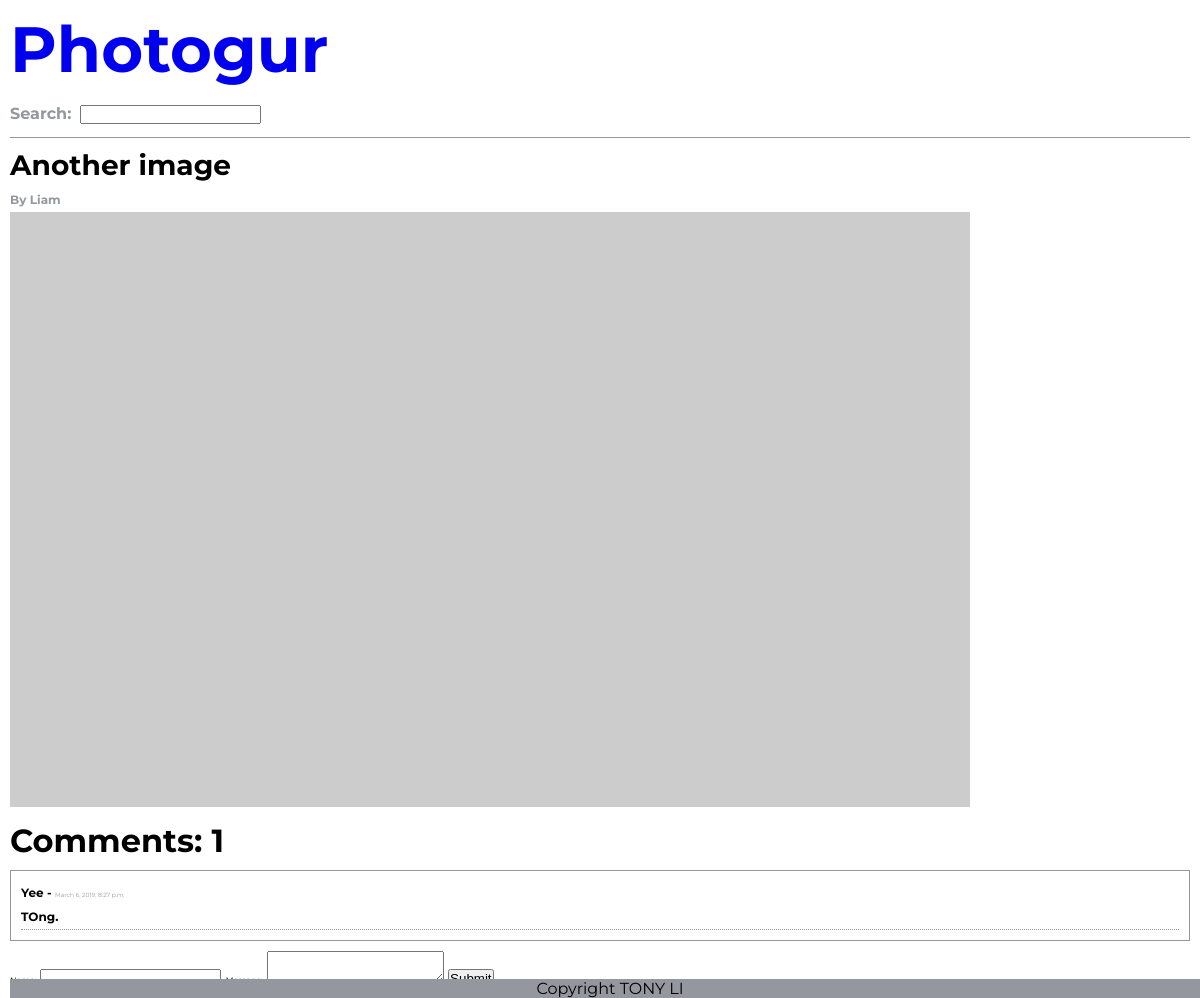
The app's page /pictures/6 with its own data.
### photogur/models.py (models this page shows, shortened)
class Picture(models.Model):
    title = models.CharField(max_length=255)
    artist = models.CharField(max_length=255)
    url = models.CharField(max_length=255)

class Comment(models.Model):
    name = models.CharField(max_length=255)
    created_at = models.DateTimeField(auto_now_add=True)
    message = models.TextField()
    picture = models.ForeignKey(Picture, on_delete=models.CASCADE, related_name='comments')

### photogur/views.py (the view)
# urls.py: path('pictures/<int:id>', picture_show, name='picture_details'),
def picture_show(request, id):
    picture = Picture.objects.get(pk=id)
    comments = picture.comments.all()
    context = {
        'picture': picture,
        'comments': comments
    }
    response = render(request, 'picture.html', context)
    return HttpResponse(response)

### photogur/templates/picture.html (shortened to what this page needs)
{% extends 'base.html' %}
{% block content %}
  <div class="title">
    <h2> {{picture.title}} </h2>
    <h3> By {{picture.artist}} </h3>
  </div>
  <div class="individual-image">
    <li>
      <img src="{{picture.url}}" alt="">
    </li>
  </div>
    <h1 class="comment-count">Comments: {{ picture.comments.count }}</h1>
    <div class="comment-section">
      <ul>
        {% for comment in comments%}
          <li>
            <h3>{{ comment.name }} - <span>{{ comment.created_at }}</span></h3>
            <h4>{{ comment.message }}.</h4>
          </li>
        {% endfor %}
      </ul>
    </div>
    <form action="{% url 'create_comment' %} "class="comment-section" action="" method="post">
      <label for="comment_name">
        <span>Name:</span>
      </label>
      <label for="comment_message">
        <span>Message:</span>
        <textarea id="comment-message" name="comment_message"></textarea>
      </label>
      <button type="submit" name="button">Submit</button>
    </form>
{% endblock %}

### photogur/static/css/main.css (style rules this page uses)
* { box-sizing: border-box; list-style: none; margin: 0; padding: 0; }
html { height: 100%; }
body { padding: 10px; font-family: 'Montserrat', sans-serif; position: relative; height: 100%; }
form { padding-bottom: 10px; }
li { list-style: none; display: inline-block; }
.title h3 { padding-bottom: 5px; color: #94989e; font-size: 0.75em; }
.title h2 { font-size: 1.75em; padding-bottom: 10px; font-weight: 700; }
span { font-size: 0.5em; }
.comment-count { margin-top: 10px; }
.comment-section li { display: block; line-height: 2; border-bottom: 1px dotted #94989e; }
.comment-section ul { border: solid #94989e; padding: 10px; border-width: 1px; margin: 10px 0; }
.comment-section li h3 { font-size: 0.75em; font-weight: 700; }
.comment-section li h3 span { font-size: 0.5em; color: #94989e; font-weight: 400; }
.comment-section li h4 { font-size: 0.75em; }
.individual-image img { width: 100%; height: auto; }

### records on screen
Picture: title "Another image", artist "Liam", comments.count "1"
Comment: name "Yee", created_at "March 6, 2019, 8:27 p.m.", message "TOng"
